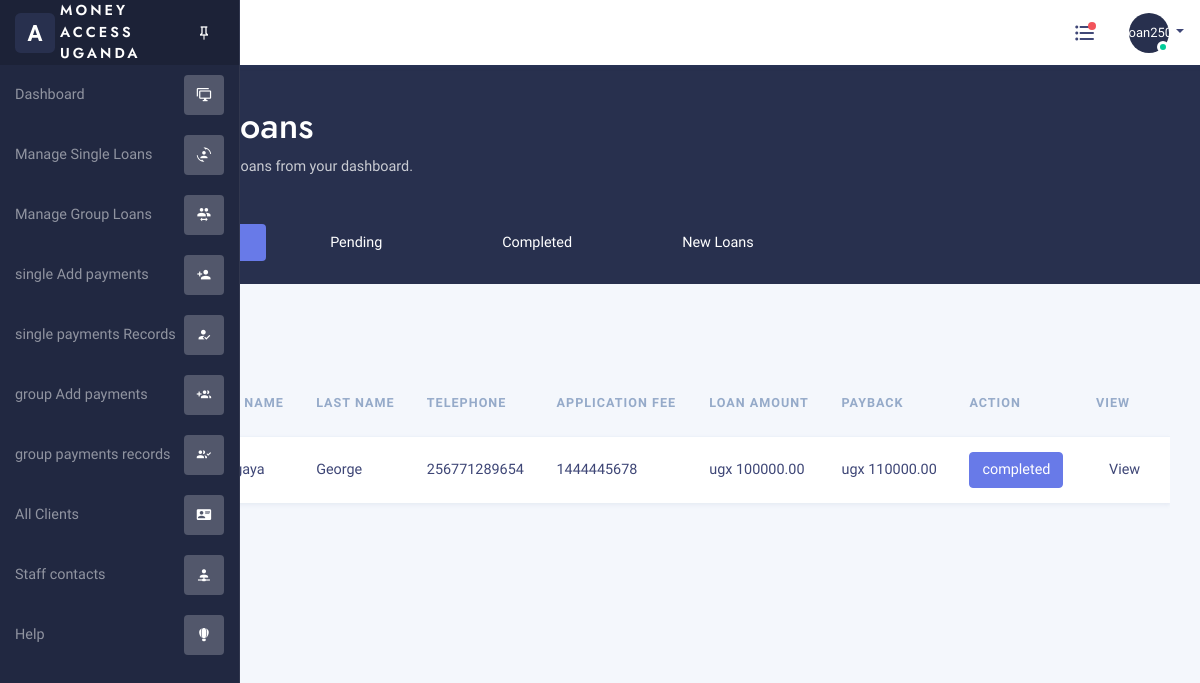
The page /loan/manage-loans/ (signed in) on the database as committed earlier.
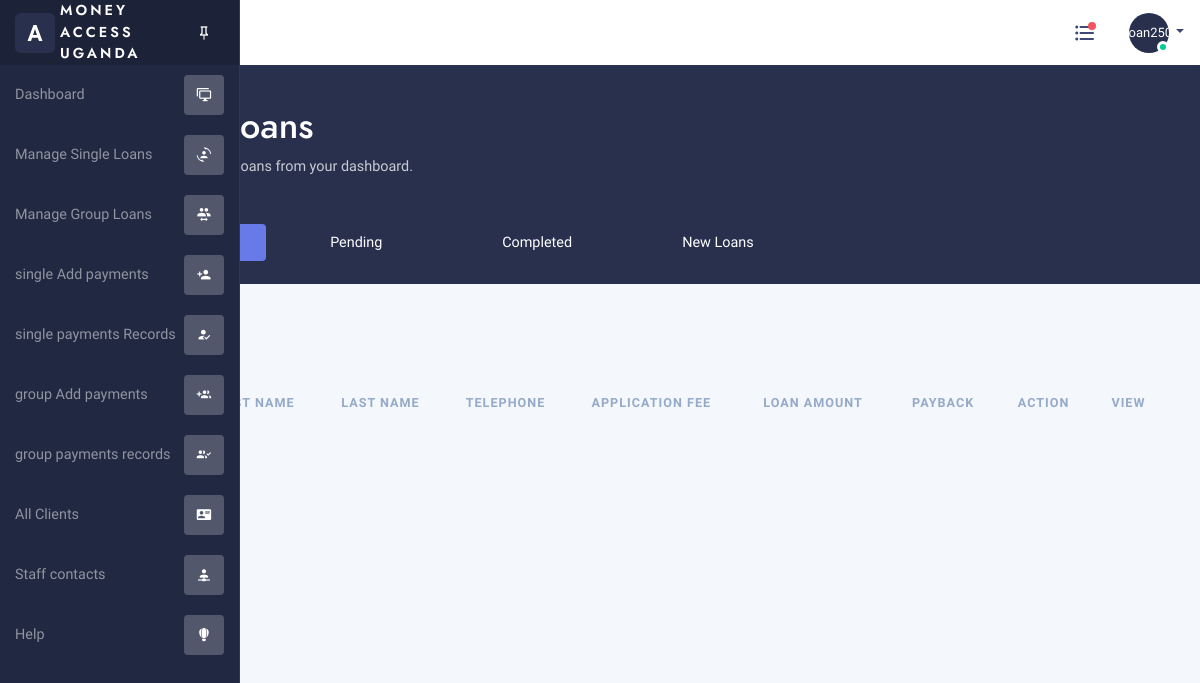
The same page on the database as committed later.
### home/models.py (models this page shows, shortened)
class Apply(models.Model):
    first_name = models.CharField(max_length=200)
    last_name = models.CharField(max_length=200)
    national_id = models.CharField(max_length=200)
    telephone = models.CharField(max_length=200)
    pic_id = models.FileField()
    person_pic = models.FileField()
    first_guarrante_full_names = models.CharField(max_length=200)
    first_guarrante_national_id = models.CharField(max_length=200)
    first_guarrante_telephone = models.CharField(max_length=200)
    first_guarrante_pic_id = models.FileField()
    second_guarrante_full_names = models.CharField(max_length=200)
    second_guarrante_national_id = models.CharField(max_length=200)
    second_guarrante_telephone = models.CharField(max_length=200)
    second_guarrante_pic_id = models.FileField()
    transction_id = models.CharField(max_length=200)
    loan_amount = models.DecimalField(max_digits=8, decimal_places=2)
    loan_id = models.CharField(default= random_string, max_length=10000000000)
    reference = models.CharField(max_length=200)
    date = models.DateTimeField(default=datetime.now, blank=True)
    status = models.CharField(max_length=50, default='fee_not_paid')
    user = models.CharField(max_length=200)
    payback = models.DecimalField(max_digits=12, decimal_places=2, default='0.00')

### loan/views.py (the view)
# urls.py: path('manage-loans/', views.manage_loans, name='manage-loans'),
def manage_loans(request):
    if request.user.is_superuser:
        loans = Apply.objects.all()
        context = {
            'loans': loans,
        }
        return render(request, 'manage_loans.html', context)
    else:
        return redirect('account:admin-login')

### account/templates/manage_loans.html (shortened to what the changed rows need)
{% extends 'base.html' %}
{% load static %}
    {% block content %}
        <section class="admin-content">
                <div class=" bg-dark m-b-30 bg-stars">
                    <div class="container">
                        <div class="row">
                            <div class="col-md-8 m-auto text-white p-t-40 p-b-90">
                                <h1>Manage Loans</h1>
                            </div>
                        </div>
                    </div>
                </div>
                <div class="container pull-up">
                    <div class="row">
                        <div class="col-lg-12">
                            <div class="tab-content" id="myTabContent">
                                <div class="tab-pane fade show active" id="home" role="tabpanel" aria-labelledby="home-tab">
                                    <div class="col-md-12 m-b-30">
                                        <div class="table-responsive">
                                            <table class="table align-td-middle table-card table-striped">
                                                <thead>
                                                <tr>
                                                    <th>Loan ID</th>
                                                    <th>first name</th>
                                                    <th>last name</th>
                                                    <th>telephone</th>
                                                    <th>application fee</th>
                                                    <th>loan amount</th>
                                                    <th>payback</th>
                                                    <th>Action</th>
                                                    <th>View</th>
                                                </tr>
                                                </thead>
                                                <tbody>
                                                {% if loans %}
                                                    {% for loan in loans %}
                                                        {% if loan.status == 'approved' %}
                                                            <tr>
                                                                <td>
                                                                </td>
                                                                <td>{{loan.first_name}}</td>
                                                                <td>{{loan.last_name}}</td>
                                                                <td>{{loan.telephone}}</td>
                                                                <td>{{loan.transction_id}}</td>
                                                                <td>ugx {{loan.loan_amount}}</td>
                                                                <td>ugx {{loan.payback}}</td>
                                                                <td>
                                                                    <form action="{% url 'loan:loan-complete' %}" method="POST">
                                                                        <button class="btn btn-primary" type="submit">completed</button>
                                                                    </form>
                                                                </td>
                                                                <td>
                                                                        <a class='btn hvr-hover' href="{% url 'loan:loan-details' loan.id %}">View</a>
                                                                </td>
                                                            </tr>
                                                        {% endif %}
                                                    {% endfor %}
                                                {% else %}
                                                        <tr>
                                                            <td><h4>No record in DB</h4></td>
                                                        </tr>
                                                {% endif %}
                                                </tbody>
                                            </table>
                                        </div>
                                    </div>
                                </div>
                            </div>
                        </div>
                    </div>
                </div>
            </section>
    {% endblock %}

Rows that differ between the two databases and show on the page:
no longer on this page (row edited): Apply: last_name "George", telephone "256771289654", transction_id "1444445678", loan_amount "100000.00", payback "110000.00"
